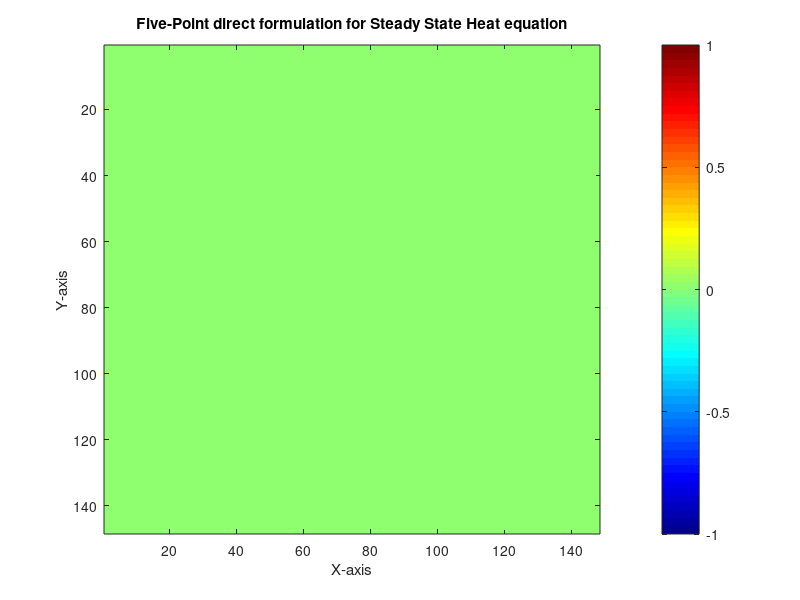

Reproduce this figure in MATLAB.
% Leander Tenbarge, Hoffman CFD Chapter 5, Numerical Methods for Elliptic partial differential equations:
% Steady State Heat Condution via various method introduced in chronological order as in the reference material:

clear all

% System Setup as listed in page:
width = 1;  % feet
height = 1; % feet
numPointsWidth = 150;
numPointsHeight = 150;
dx = width/numPointsWidth;
dy = height/numPointsHeight;
beta = dx/dy;
Tupper = 0; % rankine
Tleft  = 0; % rankine
Tright = 100; % rankine
Tlower = 100; % rankine


% Basic 5 grid method (Pentadiagonal Matrices, Non-iterative formulation):
Tfive = zeros(numPointsHeight,numPointsWidth); % Generating the solution space
Tfive(:,1) = Tleft;
Tfive(1,:) = Tupper;
Tfive(:,end) = Tright;
Tfive(end,:) = Tlower;
alpha = -2*(1+ beta^2);


% Constructing the b matrix in Ax = b:
b = zeros(size(Tfive,1)-2, size(Tfive,2)-2);  % (ny-2)x(nx-2)

for i = 1:size(b,1)
    for j = 1:size(b,2)

        % Top boundary (row above current point)
        if i == 1
            b(i,j) = b(i,j) - Tfive(i,j+1);
        end

        % Bottom boundary (row below current point)
        if i == size(b,1)
            b(i,j) = b(i,j) - Tfive(i+2,j);
        end

        % Left boundary (column to the left of current point)
         if j == 1 
            b(i,j) = b(i,j) - (beta^2)*Tfive(i+1,j);
         end

        % Right boundary (column to the right of current point)
         if j == size(b,2)
            b(i,j) = b(i,j) - (beta^2)*Tfive(i+1,j+2);
        end

    end
end

% Creating the A matricies, via the Spdiags function and correcting for the Column jump effects:
% Because we need to adjust for the columns wrapping along the beta terms are a length(column) number of points laterally,
% as represented in the matrix.
A = spdiags([beta^2, 1, alpha, 1, beta^2],[-size(b,1),-1,0,1,size(b,1)],numel(b),numel(b)); % Contructing the sparse matricies:

%%%%%%%%%%%%%%%%%%%%%%%%%%%%%%%%%%%%%%%%%%%%%%
% Cleaning up the vertical wrap around:
for column = 1:size(b,2)
    base = (column - 1)*size(b,1);
    if column < size(b,2)
        % Remove wrap-around entries between adjacent columns
        A(base + size(b,1), base + size(b,1) + 1) = 0;
        A(base + size(b,1) + 1, base + size(b,1)) = 0;
    end
end

% Flattening the B Matricies
b = reshape(b, [], 1);

% Solving the linear equation,and reformatting back into correct dimensions
x = A \ b;
x = reshape(x,numPointsHeight-2,numPointsWidth-2);

% Plot heat map
imagesc(x);          % display the matrix as an image
colorbar;               % show color scale
colormap('jet');        % choose a colormap ('jet', 'parula', 'hot', etc.)
title('Five-Point direct formulation for Steady State Heat equation');
xlabel('X-axis');
ylabel('Y-axis');

